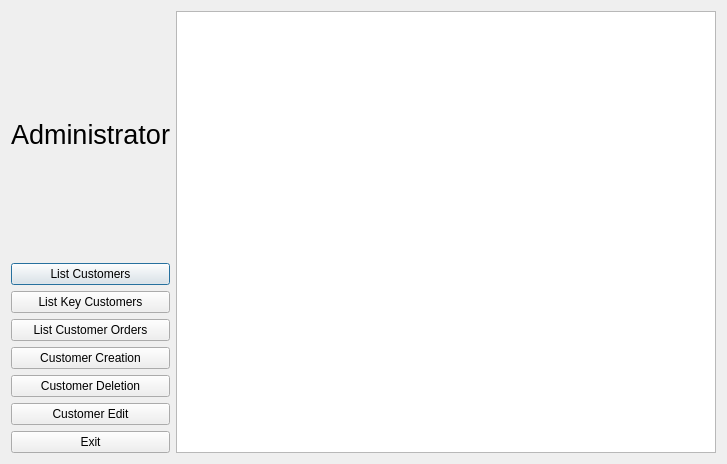
<?xml version="1.0" encoding="UTF-8"?>
<ui version="4.0">
 <class>adminTools</class>
 <widget class="QDialog" name="adminTools">
  <property name="geometry">
   <rect>
    <x>0</x>
    <y>0</y>
    <width>727</width>
    <height>464</height>
   </rect>
  </property>
  <property name="minimumSize">
   <size>
    <width>727</width>
    <height>464</height>
   </size>
  </property>
  <property name="maximumSize">
   <size>
    <width>727</width>
    <height>464</height>
   </size>
  </property>
  <property name="windowTitle">
   <string>Dialog</string>
  </property>
  <property name="autoFillBackground">
   <bool>false</bool>
  </property>
  <layout class="QHBoxLayout" name="horizontalLayout">
   <item>
    <layout class="QVBoxLayout" name="verticalLayout_3">
     <item>
      <layout class="QVBoxLayout" name="verticalLayout_2">
       <item>
        <layout class="QVBoxLayout" name="verticalLayout">
         <item>
          <widget class="QLabel" name="label">
           <property name="font">
            <font>
             <pointsize>20</pointsize>
            </font>
           </property>
           <property name="text">
            <string>Administrator</string>
           </property>
          </widget>
         </item>
         <item>
          <widget class="QPushButton" name="listCustomers">
           <property name="text">
            <string>List Customers</string>
           </property>
          </widget>
         </item>
         <item>
          <widget class="QPushButton" name="listKeyCustomers">
           <property name="text">
            <string>List Key Customers</string>
           </property>
          </widget>
         </item>
         <item>
          <widget class="QPushButton" name="listCustomerOrders">
           <property name="text">
            <string>List Customer Orders</string>
           </property>
          </widget>
         </item>
         <item>
          <widget class="QPushButton" name="addMember">
           <property name="text">
            <string>Customer Creation</string>
           </property>
          </widget>
         </item>
         <item>
          <widget class="QPushButton" name="deleteMember">
           <property name="text">
            <string>Customer Deletion</string>
           </property>
          </widget>
         </item>
         <item>
          <widget class="QPushButton" name="editCustomer">
           <property name="text">
            <string>Customer Edit</string>
           </property>
          </widget>
         </item>
        </layout>
       </item>
       <item>
        <widget class="QPushButton" name="exit">
         <property name="text">
          <string>Exit</string>
         </property>
        </widget>
       </item>
      </layout>
     </item>
    </layout>
   </item>
   <item>
    <widget class="QTableView" name="tableView"/>
   </item>
  </layout>
 </widget>
 <resources/>
 <connections/>
</ui>
